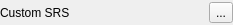
<?xml version="1.0" encoding="UTF-8"?>
<ui version="4.0">
 <class>SRSPicker</class>
 <widget class="QWidget" name="SRSPicker">
  <property name="geometry">
   <rect>
    <x>0</x>
    <y>0</y>
    <width>233</width>
    <height>25</height>
   </rect>
  </property>
  <property name="sizePolicy">
   <sizepolicy hsizetype="Preferred" vsizetype="Minimum">
    <horstretch>0</horstretch>
    <verstretch>0</verstretch>
   </sizepolicy>
  </property>
  <property name="windowTitle">
   <string>Form</string>
  </property>
  <layout class="QHBoxLayout" name="horizontalLayout">
   <property name="spacing">
    <number>0</number>
   </property>
   <property name="leftMargin">
    <number>0</number>
   </property>
   <property name="topMargin">
    <number>0</number>
   </property>
   <property name="rightMargin">
    <number>0</number>
   </property>
   <property name="bottomMargin">
    <number>0</number>
   </property>
   <item>
    <widget class="QLabel" name="label">
     <property name="text">
      <string>Custom SRS</string>
     </property>
    </widget>
   </item>
   <item>
    <widget class="QToolButton" name="toolButton">
     <property name="text">
      <string>...</string>
     </property>
    </widget>
   </item>
  </layout>
 </widget>
 <resources/>
 <connections/>
</ui>
